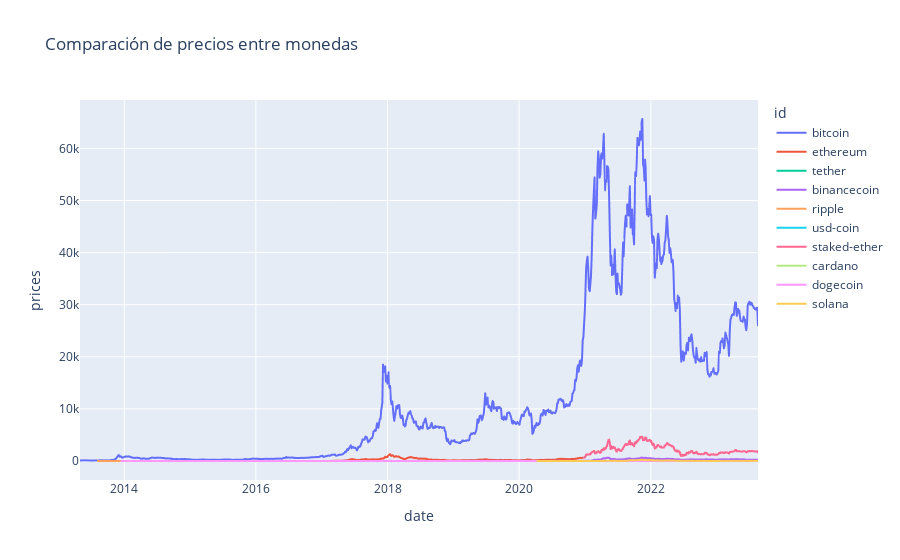

Source (notebook cell):
### Code cell
fig = px.line(combined_coin_df, x="date", y="prices", color="id",
                 title="Comparación de precios entre monedas")

fig.show()

### Figure 1 — Plotly figure (JSON) as saved in the notebook; plotly's stock layout.template omitted (floating-point values rounded to 4 significant figures; data arrays with more than 128 entries replaced by an {"elided": "..."} marker saying what was removed)
{"data": [{"hovertemplate": "id=bitcoin<br>date=%{x}<br>prices=%{y}<extra></extra>", "legendgroup": "bitcoin", "line": {"color": "#636efa", "dash": "solid"}, "marker": {"symbol": "circle"}, "mode": "lines", "name": "bitcoin", "showlegend": true, "type": "scattergl", "x": {"elided": "982 str values"}, "xaxis": "x", "y": {"elided": "982 float values"}, "yaxis": "y"}, {"hovertemplate": "id=ethereum<br>date=%{x}<br>prices=%{y}<extra></extra>", "legendgroup": "ethereum", "line": {"color": "#EF553B", "dash": "solid"}, "marker": {"symbol": "circle"}, "mode": "lines", "name": "ethereum", "showlegend": true, "type": "scattergl", "x": {"elided": "766 str values"}, "xaxis": "x", "y": {"elided": "766 float values"}, "yaxis": "y"}, {"hovertemplate": "id=tether<br>date=%{x}<br>prices=%{y}<extra></extra>", "legendgroup": "tether", "line": {"color": "#00cc96", "dash": "solid"}, "marker": {"symbol": "circle"}, "mode": "lines", "name": "tether", "showlegend": true, "type": "scattergl", "x": {"elided": "803 str values"}, "xaxis": "x", "y": {"elided": "803 float values"}, "yaxis": "y"}, {"hovertemplate": "id=binancecoin<br>date=%{x}<br>prices=%{y}<extra></extra>", "legendgroup": "binancecoin", "line": {"color": "#ab63fa", "dash": "solid"}, "marker": {"symbol": "circle"}, "mode": "lines", "name": "binancecoin", "showlegend": true, "type": "scattergl", "x": {"elided": "564 str values"}, "xaxis": "x", "y": {"elided": "564 float values"}, "yaxis": "y"}, {"hovertemplate": "id=ripple<br>date=%{x}<br>prices=%{y}<extra></extra>", "legendgroup": "ripple", "line": {"color": "#FFA15A", "dash": "solid"}, "marker": {"symbol": "circle"}, "mode": "lines", "name": "ripple", "showlegend": true, "type": "scattergl", "x": {"elided": "955 str values"}, "xaxis": "x", "y": {"elided": "955 float values"}, "yaxis": "y"}, {"hovertemplate": "id=usd-coin<br>date=%{x}<br>prices=%{y}<extra></extra>", "legendgroup": "usd-coin", "line": {"color": "#19d3f3", "dash": "solid"}, "marker": {"symbol": "circle"}, "mode": "lines", "name": "usd-coin", "showlegend": true, "type": "scattergl", "x": {"elided": "464 str values"}, "xaxis": "x", "y": {"elided": "464 float values"}, "yaxis": "y"}, {"hovertemplate": "id=staked-ether<br>date=%{x}<br>prices=%{y}<extra></extra>", "legendgroup": "staked-ether", "line": {"color": "#FF6692", "dash": "solid"}, "marker": {"symbol": "circle"}, "mode": "lines", "name": "staked-ether", "showlegend": true, "type": "scattergl", "x": {"elided": "253 str values"}, "xaxis": "x", "y": {"elided": "253 float values"}, "yaxis": "y"}, {"hovertemplate": "id=cardano<br>date=%{x}<br>prices=%{y}<extra></extra>", "legendgroup": "cardano", "line": {"color": "#B6E880", "dash": "solid"}, "marker": {"symbol": "circle"}, "mode": "lines", "name": "cardano", "showlegend": true, "type": "scattergl", "x": {"elided": "556 str values"}, "xaxis": "x", "y": {"elided": "556 float values"}, "yaxis": "y"}, {"hovertemplate": "id=dogecoin<br>date=%{x}<br>prices=%{y}<extra></extra>", "legendgroup": "dogecoin", "line": {"color": "#FF97FF", "dash": "solid"}, "marker": {"symbol": "circle"}, "mode": "lines", "name": "dogecoin", "showlegend": true, "type": "scattergl", "x": {"elided": "922 str values"}, "xaxis": "x", "y": {"elided": "922 float values"}, "yaxis": "y"}, {"hovertemplate": "id=solana<br>date=%{x}<br>prices=%{y}<extra></extra>", "legendgroup": "solana", "line": {"color": "#FECB52", "dash": "solid"}, "marker": {"symbol": "circle"}, "mode": "lines", "name": "solana", "showlegend": true, "type": "scattergl", "x": {"elided": "320 str values"}, "xaxis": "x", "y": {"elided": "320 float values"}, "yaxis": "y"}], "layout": {"legend": {"title": {"text": "id"}, "tracegroupgap": 0}, "title": {"text": "Comparación de precios entre monedas"}, "xaxis": {"anchor": "y", "domain": [0, 1], "title": {"text": "date"}}, "yaxis": {"anchor": "x", "domain": [0, 1], "title": {"text": "prices"}}}}
